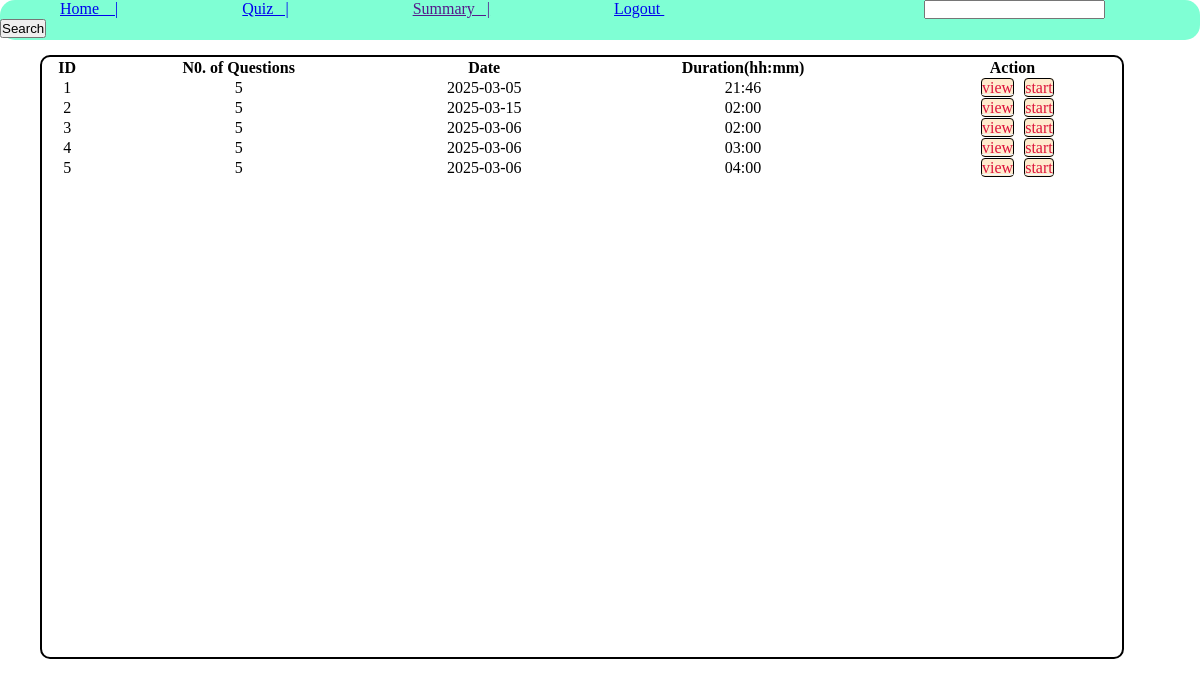
/user/2, run on the app's committed database.
### tables this page shows
CREATE TABLE quiz(
    id INTEGER PRIMARY KEY AUTOINCREMENT,
    chapter_id INTEGER,
    date_of_quiz DATE,
    time_duration TIME,
    remarks TEXT,
    FOREIGN KEY(chapter_id) REFERENCES chapter(id)
);

### app.py (the view)
@app.route('/user/<id>')
def user(id):
    rep = get_qz_d()
    return render_template('user.html',u=id,a=rep,x=len(get_qz_d()[1]))

### database.py (called while the page is built)
def get_qz_d():
    con = sqlite3.connect('database.sqlite3')
    cur = con.cursor()
    query="SELECT * FROM quiz"
    cur.execute(query)
    f=cur.fetchall()
    query = f"SELECT COUNT(id),quiz_id FROM question WHERE quiz_id=?"
    l = []
    for a in f:
        cur.execute(query,(a[0],))
        g = cur.fetchall()
        l.append(g)
    con.commit()
    con.close()
    return [f,l]

### templates/user.html (shortened to what this page needs)
<!DOCTYPE html>
<html lang="en">
<head>
</head>
<body>
    <nav>
        <ul>
            <li><a href="/user/{{u[0][0]}}"> Home &nbsp &nbsp|</a></li>
            <li><a href="/quizmg"> Quiz &nbsp&nbsp|</a></li>
            <li><a href=""> Summary&nbsp&nbsp |</a></li>
            <li><a href="/"> Logout </a></li>
            <li id="search"><input type="search">
            <button>Search</button></li>
        </ul>
    </nav>
    <div class="table-container">
        <table style="width: 100%;text-align: center;">
            <thead>
                <tr>
                    <th>ID</th>
                    <th>N0. of Questions</th>
                    <th>Date</th>
                    <th>Duration(hh:mm)</th>
                    <th>Action</th>
                </tr>
            </thead>
            {%for i in range(x)%}
            {%if a[1][i][0][0]%}
            <tbody>
                <tr>
                    <td>{{a[0][i][0]}}</td>
                    <td>{{a[1][i][0][0]}}</td>
                    <td>{{a[0][i][2]}}</td>
                    <td>{{a[0][i][3]}}</td>
                    <td><a class="innerbox" href="">view</a><a class="innerbox" href="">start</a></td>
                </tr>
            {%endif%}
            {%endfor%}
            </tbody>
        </table>
    </div>
</body>
</html>

### templates/user.html (style rules this page uses)
* { margin: 0%; padding: 0%; }
nav { width: 100%; height: 40px; border-radius: 15px; background-color: aquamarine; }
li { margin: 60px; display: inline; }
#search { margin-left: 200px; }
.table-container { width: 90%; margin-left: 40px; margin-top: 15px; border: 2px solid black; border-radius: 10px; height: 600px; }
.innerbox { margin-left: 10px; border: 1px solid black; background-color: blanchedalmond; color: crimson; text-decoration-color: aliceblue; border-radius: 4px; }

### data on the page
quiz: id "1", date_of_quiz "2025-03-05", time_duration "21:46"
quiz: id "2", date_of_quiz "2025-03-15", time_duration "02:00"
quiz: id "3", date_of_quiz "2025-03-06", time_duration "02:00"
quiz: id "4", date_of_quiz "2025-03-06", time_duration "03:00"
quiz: id "5", date_of_quiz "2025-03-06", time_duration "04:00"

### other printed values
{{ a[1][i][0][0] }} "5" "5" "5" "5" "5"
